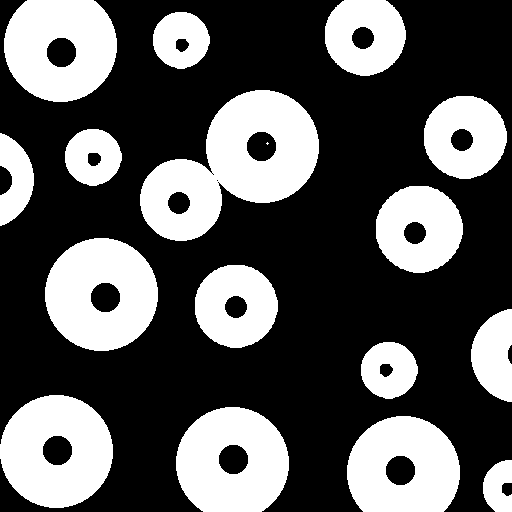
#> input picture img/region-filling-reflections.tif, 512 x 512 px, found by its file name
$ python hole_filling.py
#> lines starting #> are read from the running program, lines starting #| are printed output that depends on the picture; after the words box and inside, x2 and y2 are one past the last pixel; in counts of white or black regions, pixels touching at a corner belong together
# -*- coding: utf-8 -*-
"""
Created on Tue Mar 19 10:44:11 2019

@author: alunoic
"""

import cv2
import numpy as np
import matplotlib.pyplot as plt

img = cv2.imread('region-filling-reflections.tif', cv2.IMREAD_GRAYSCALE)
#> img: shape (512, 512); 35.3% white; 17 white regions (1 under 20 px), largest, box (x1, y1, x2, y2) and area: (140, 90, 319, 241) 14240, (45, 238, 158, 351) 9332, (0, 395, 113, 508) 9332
mask = np.zeros((img.shape[0] + 2, img.shape[1] + 2), np.uint8)

col = [0, 160, 180, 300]
row = [0, 250, 200, 240]
result = img.copy()
idx = 0
cv2.floodFill(result, mask, (row[idx], col[idx]), 255)
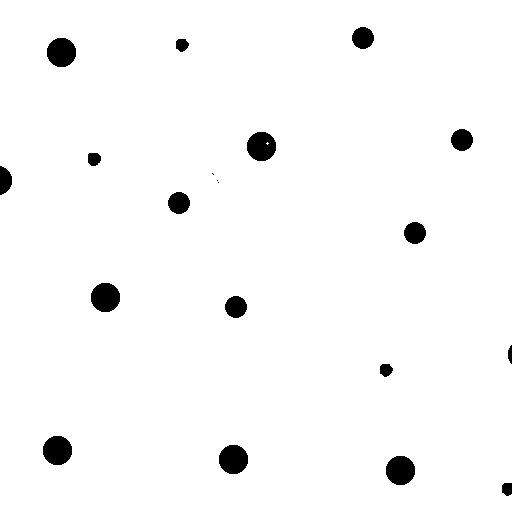
#> result: shape (512, 512); 97.4% white; 20 black regions (3 under 20 px), largest, box (x1, y1, x2, y2) and area: (47, 38, 76, 67) 673, (91, 283, 120, 312) 673, (43, 436, 72, 465) 673
result_inv = cv2.bitwise_not(result)
saida = img | result_inv
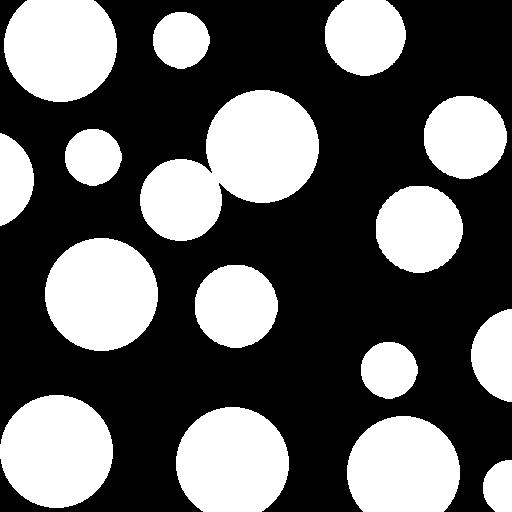
#> saida: shape (512, 512); 37.9% white; 16 white regions, largest, box (x1, y1, x2, y2) and area: (140, 90, 319, 241) 15293, (45, 238, 158, 351) 10005, (0, 395, 113, 508) 10005

plt.subplot(231), plt.imshow(img, cmap='gray'), plt.title('A')
plt.subplot(232), plt.imshow(~img, cmap='gray'), plt.title('$A^C$')
plt.subplot(233), plt.imshow(result, cmap='gray'), plt.title('$R = (X_{k-1} \oplus B')
plt.subplot(234), plt.imshow(result_inv, cmap='gray'), plt.title('$R^C$')
plt.subplot(235), plt.imshow(saida, cmap='gray')
plt.show()
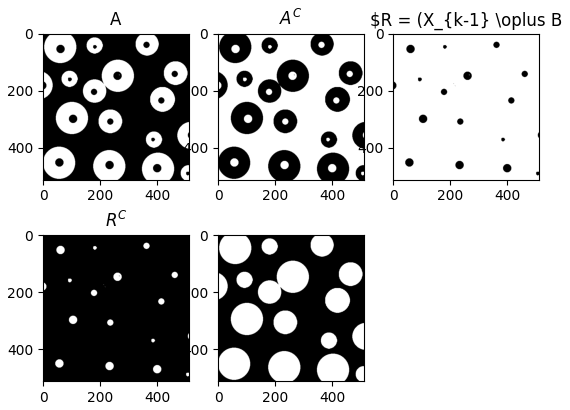
#> figure drawn by matplotlib, 5 panels
